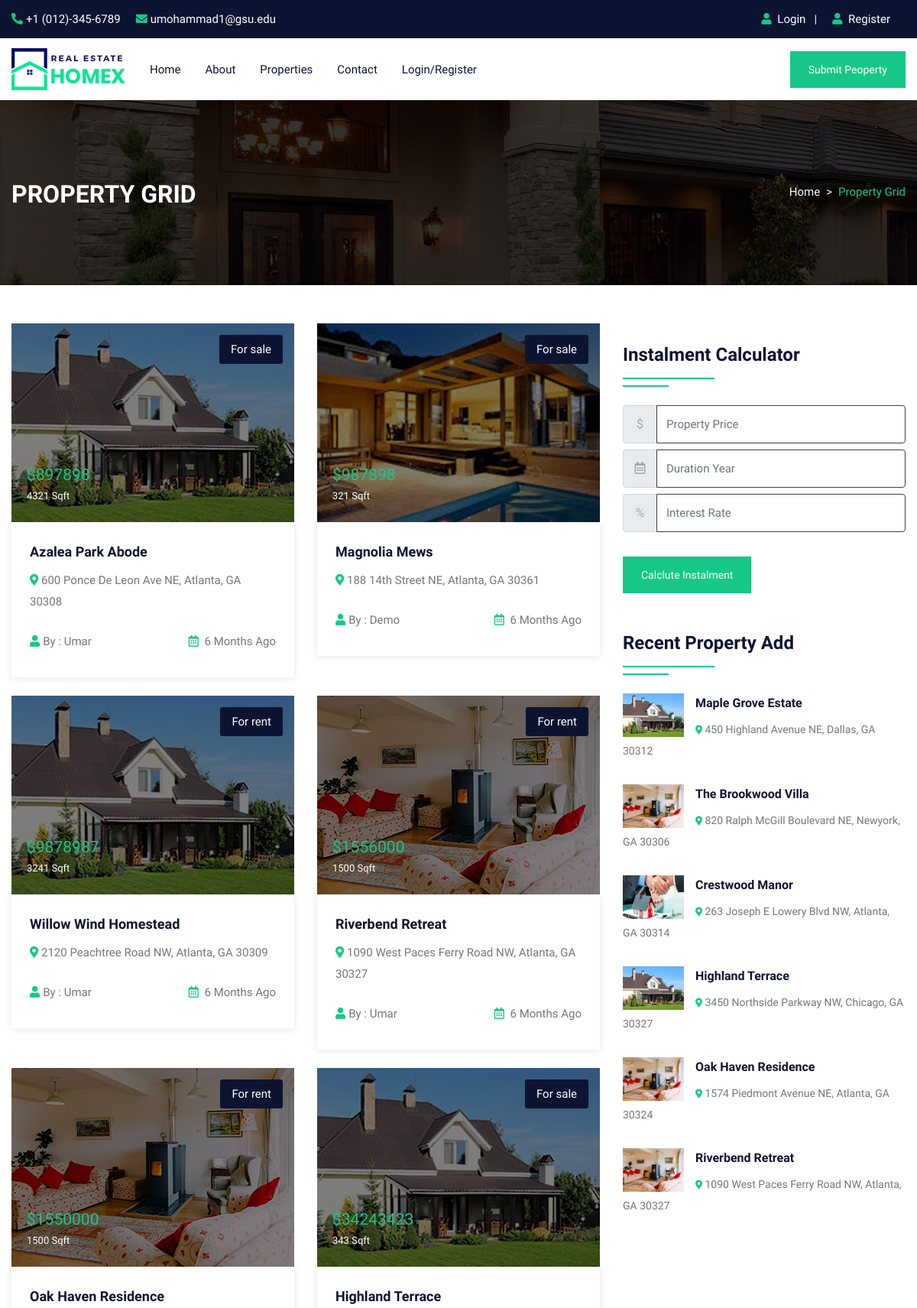
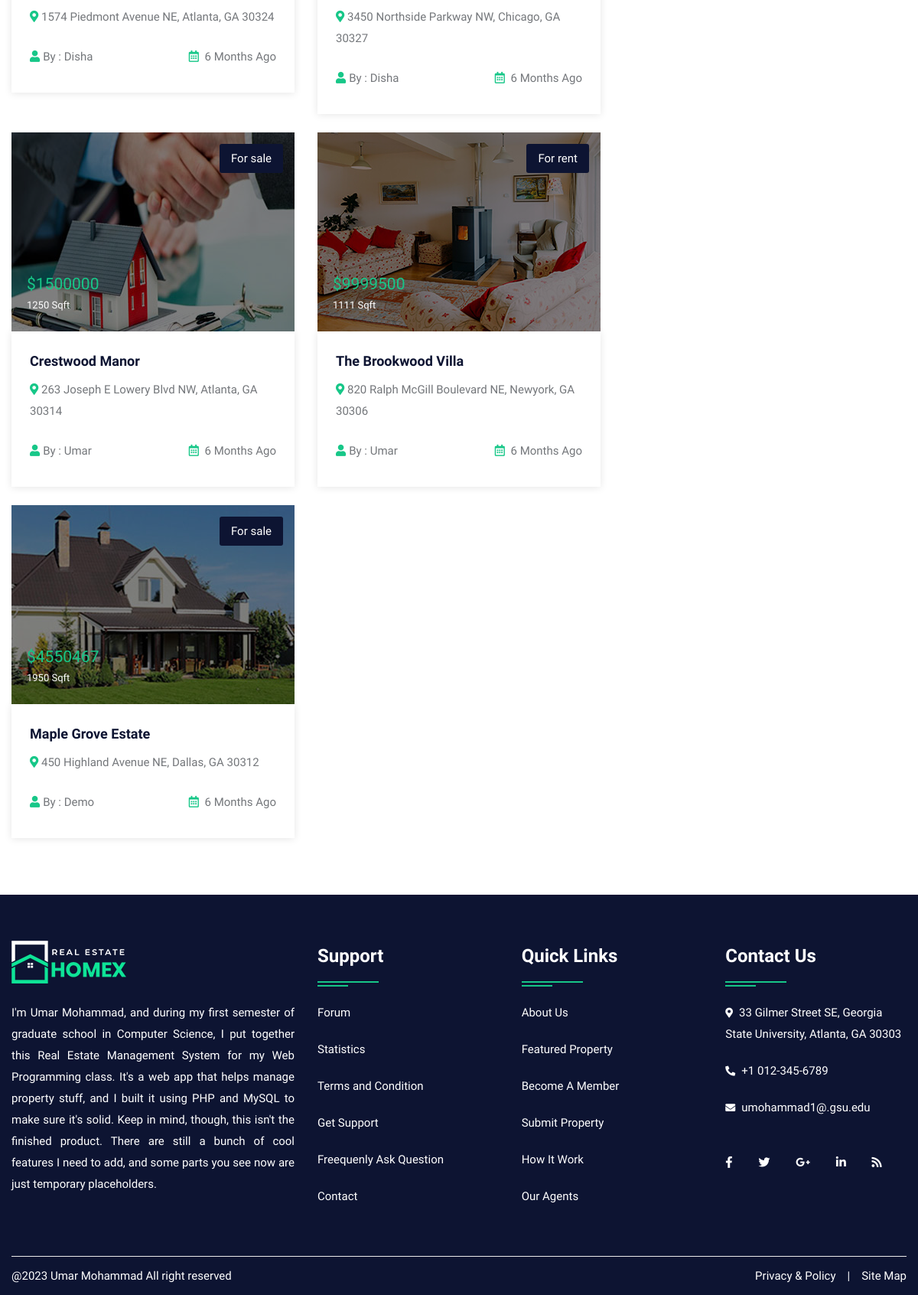
/property.php, run on the app's committed database (2 pictures, top to bottom).
### tables this page shows
CREATE TABLE `property` (
  `pid` int(50) NOT NULL,
  `title` varchar(200) NOT NULL,
  `pcontent` longtext NOT NULL,
  `type` varchar(100) NOT NULL,
  `bhk` varchar(50) NOT NULL,
  `stype` varchar(100) NOT NULL,
  `bedroom` int(50) NOT NULL,
  `bathroom` int(50) NOT NULL,
  `balcony` int(50) NOT NULL,
  `kitchen` int(50) NOT NULL,
  `hall` int(50) NOT NULL,
  `floor` varchar(50) NOT NULL,
  `size` int(50) NOT NULL,
  `price` int(50) NOT NULL,
  `location` varchar(200) NOT NULL,
  `city` varchar(100) NOT NULL,
  `state` varchar(100) NOT NULL,
  `feature` longtext NOT NULL,
  `pimage` varchar(300) NOT NULL,
  `pimage1` varchar(300) NOT NULL,
  `pimage2` varchar(300) NOT NULL,
  `pimage3` varchar(300) NOT NULL,
  `pimage4` varchar(300) NOT NULL,
  `uid` int(50) NOT NULL,
  `status` varchar(50) NOT NULL,
  `mapimage` varchar(300) NOT NULL,
  `topmapimage` varchar(300) NOT NULL,
  `groundmapimage` varchar(300) NOT NULL,
  `totalfloor` varchar(50) NOT NULL,
  `date` datetime NOT NULL DEFAULT current_timestamp()
);

CREATE TABLE `user` (
  `uid` int(50) NOT NULL,
  `uname` varchar(100) NOT NULL,
  `uemail` varchar(100) NOT NULL,
  `uphone` varchar(20) NOT NULL,
  `upass` varchar(50) NOT NULL,
  `utype` varchar(50) NOT NULL,
  `uimage` varchar(300) NOT NULL
);

### property.php (the view, shortened to what this page needs)
<!DOCTYPE html>
<html lang="en">
<head>
<link rel="stylesheet" type="text/css" href="css/bootstrap.min.css">
<link rel="stylesheet" type="text/css" href="css/bootstrap-slider.css">
<link rel="stylesheet" type="text/css" href="css/jquery-ui.css">
<link rel="stylesheet" type="text/css" href="css/layerslider.css">
<link rel="stylesheet" type="text/css" href="css/color.css" id="color-change">
<link rel="stylesheet" type="text/css" href="css/owl.carousel.min.css">
<link rel="stylesheet" type="text/css" href="css/font-awesome.min.css">
<link rel="stylesheet" type="text/css" href="fonts/flaticon/flaticon.css">
<link rel="stylesheet" type="text/css" href="css/style.css">
</head>
<body>
<div id="page-wrapper">
    <div class="row">
		<?php include("include/header.php");?>
        <div class="banner-full-row page-banner" style="background-image:url('images/breadcromb.jpg');">
            <div class="container">
                <div class="row">
                    <div class="col-md-6">
                        <h2 class="page-name float-left text-white text-uppercase mt-1 mb-0"><b>Property Grid</b></h2>
                    </div>
                    <div class="col-md-6">
                        <nav aria-label="breadcrumb" class="float-left float-md-right">
                            <ol class="breadcrumb bg-transparent m-0 p-0">
                                <li class="breadcrumb-item text-white"><a href="#">Home</a></li>
                                <li class="breadcrumb-item active">Property Grid</li>
                            </ol>
                        </nav>
                    </div>
                </div>
            </div>
        </div>
        <div class="full-row">
            <div class="container">
                <div class="row">
					<div class="col-lg-8">
                        <div class="row">
							<?php
							$query=mysqli_query($con,"SELECT property.*, user.uname,user.utype,user.uimage FROM `property`,`user` WHERE property.uid=user.uid");
								while($row=mysqli_fetch_array($query))
								{
							?>
                            <div class="col-md-6">
                                <div class="featured-thumb hover-zoomer mb-4">
                                    <div class="overlay-black overflow-hidden position-relative"> <img src="admin/property/<?php echo $row['18'];?>" alt="pimage">
                                        <div class="sale bg-secondary text-white">For <?php echo $row['5'];?></div>
                                        <div class="price text-primary text-capitalize">$<?php echo $row['13'];?> <span class="text-white"><?php echo $row['12'];?> Sqft</span></div>
                                    </div>
                                    <div class="featured-thumb-data shadow-one">
                                        <div class="p-4">
                                            <h5 class="text-secondary hover-text-primary mb-2 text-capitalize"><a href="propertydetail.php?pid=<?php echo $row['0'];?>"><?php echo $row['1'];?></a></h5>
                                            <span class="location text-capitalize"><i class="fas fa-map-marker-alt text-primary"></i> <?php echo $row['14'];?></span> </div>
                                        <div class="px-4 pb-4 d-inline-block w-100">
                                            <div class="float-left text-capitalize"><i class="fas fa-user text-primary mr-1"></i>By : <?php echo $row['uname'];?></div>
                                            <div class="float-right"><i class="far fa-calendar-alt text-primary mr-1"></i> 6 Months Ago</div>
                                        </div>
                                    </div>
                                </div>
                            </div>
                            <?php } ?>
                        </div>
                    </div>
                    <div class="col-lg-4">
                        <div class="sidebar-widget">
                            <h4 class="double-down-line-left text-secondary position-relative pb-4 my-4">Instalment Calculator</h4>
						<form class="d-inline-block w-100" action="calc.php" method="post">
                            <div class="input-group mb-2 mr-sm-2">
                                <div class="input-group-prepend">
                                    <div class="input-group-text">$</div>
                                </div>
                                <input type="text" class="form-control" name="amount" placeholder="Property Price">
                            </div>
                            <div class="input-group mb-2 mr-sm-2">
                                <div class="input-group-prepend">
                                    <div class="input-group-text"><i class="far fa-calendar-alt"></i></div>
                                </div>
                                <input type="text" class="form-control" name="month" placeholder="Duration Year">
                            </div>
                            <div class="input-group mb-2 mr-sm-2">
                                <div class="input-group-prepend">
                                    <div class="input-group-text">%</div>
                                </div>
                                <input type="text" class="form-control" name="interest" placeholder="Interest Rate">
                            </div>
                            <button type="submit" value="submit" name="calc" class="btn btn-primary mt-4">Calclute Instalment</button>
                        </form>
                        </div>
                        <div class="sidebar-widget mt-5">
                            <h4 class="double-down-line-left text-secondary position-relative pb-4 mb-4">Recent Property Add</h4>
                            <ul class="property_list_widget">
								<?php
								$query=mysqli_query($con,"SELECT * FROM `property` ORDER BY date DESC LIMIT 6");
										while($row=mysqli_fetch_array($query))
										{
								?>
                                <li> <img src="admin/property/<?php echo $row['18'];?>" alt="pimage">
                                    <h6 class="text-secondary hover-text-primary text-capitalize"><a href="propertydetail.php?pid=<?php echo $row['0'];?>"><?php echo $row['1'];?></a></h6>
                                    <span class="font-14"><i class="fas fa-map-marker-alt icon-primary icon-small"></i> <?php echo $row['14'];?></span>
                                </li>
                                <?php } ?>
                            </ul>
                        </div>
                    </div>
                </div>
            </div>
        </div>
		<?php include("include/footer.php");?>
    </div>
</div>
</body>
</html>

### data on the page
property: pimage (picture), stype "sale", price "897898", size "4321", title "Azalea Park Abode", location "600 Ponce De Leon Ave NE, Atlanta, GA 30308", uid.uname "Umar"
property: pimage (picture), stype "sale", price "987898", size "321", title "Magnolia Mews", location "188 14th Street NE, Atlanta, GA 30361", uid.uname "Demo"
property: pimage (picture), stype "rent", price "9878987", size "3241", title "Willow Wind Homestead", location "2120 Peachtree Road NW, Atlanta, GA 30309", uid.uname "Umar"
property: pimage (picture), stype "rent", price "1556000", size "1500", title "Riverbend Retreat", location "1090 West Paces Ferry Road NW, Atlanta, GA 30327", uid.uname "Umar"
property: pimage (picture), stype "rent", price "1550000", size "1500", title "Oak Haven Residence", location "1574 Piedmont Avenue NE, Atlanta, GA 30324", uid.uname "Disha"
property: pimage (picture), stype "sale", price "34243423", size "343", title "Highland Terrace", location "3450 Northside Parkway NW, Chicago, GA 30327", uid.uname "Disha"
property: pimage (picture), stype "sale", price "1500000", size "1250", title "Crestwood Manor", location "263 Joseph E Lowery Blvd NW, Atlanta, GA 30314", uid.uname "Umar"
property: pimage (picture), stype "rent", price "9999500", size "1111", title "The Brookwood Villa", location "820 Ralph McGill Boulevard NE, Newyork, GA 30306", uid.uname "Umar"
property: pimage (picture), stype "sale", price "4550467", size "1950", title "Maple Grove Estate", location "450 Highland Avenue NE, Dallas, GA 30312", uid.uname "Demo"
